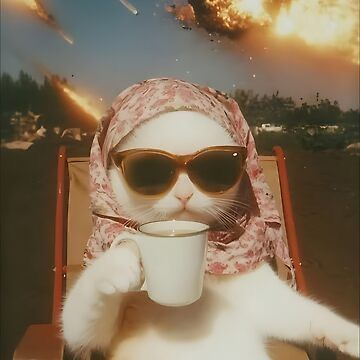
#> input picture computer vision practice/individual/p14/pic.jpg, 360 x 360 px
$ jupyter execute p14.ipynb
#> lines starting #> are read from the running program, lines starting #| are printed output that depends on the picture; long printed decimals are rounded
# Image viewer and saver
### Load an image with cv2.imread(), display it, resize it to half and to double size, and save the original as JPG, PNG and BMP.

[cell 1]
import cv2
import os
import matplotlib.pyplot as plt

[cell 2]
img=cv2.imread('pic.jpg')
#> img is the input picture: shape (360, 360, 3); mean B, G, R 93.1, 115.7, 134.9
print('shape:',img.shape)
#| shape: (360, 360, 3)
print('data type:',img.dtype)
#| data type: uint8

[cell 3]
half=cv2.resize(img,None,fx=0.5,fy=0.5,interpolation=cv2.INTER_AREA)
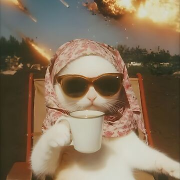
#> half: shape (180, 180, 3); mean B, G, R 93.2, 115.8, 135
double=cv2.resize(img,None,fx=2,fy=2,interpolation=cv2.INTER_CUBIC)

print('original size:',img.shape)
#| original size: (360, 360, 3)
print('half size:',half.shape)
#| half size: (180, 180, 3)
print('double size:',double.shape)
#| double size: (720, 720, 3)

[cell 4]
cv2.imwrite('half_size.jpg',half)
cv2.imwrite('double_size.jpg',double)
#> Out = True

[cell 5]
cv2.imwrite('img.jpg',img)
cv2.imwrite('img.png',img)
cv2.imwrite('img.bmp',img)
#> Out = True

[cell 6]
files=['img.jpg','img.png','img.bmp']
for f in files:
    check=cv2.imread(f)
    kb=os.path.getsize(f)/1024
    print(f,'|Shape:',check.shape,'|data type',check.dtype,'| size:',kb)
#| img.jpg |Shape: (360, 360, 3) |data type uint8 | size: 34.411

[cell 7]
fig,axes=plt.subplots(1,3,figsize=(15,5))
axes[0].imshow(cv2.cvtColor(img,cv2.COLOR_BGR2RGB))
axes[0].set_title('Original '+str(img.shape[:2]))

axes[1].imshow(cv2.cvtColor(half,cv2.COLOR_BGR2RGB))
axes[1].set_title('Half'+str(half.shape[:2]))

axes[2].imshow(cv2.cvtColor(double,cv2.COLOR_BGR2RGB))
axes[2].set_title('Double'+str(double.shape[:2]))

plt.tight_layout()
plt.savefig('p14-figure.jpg')
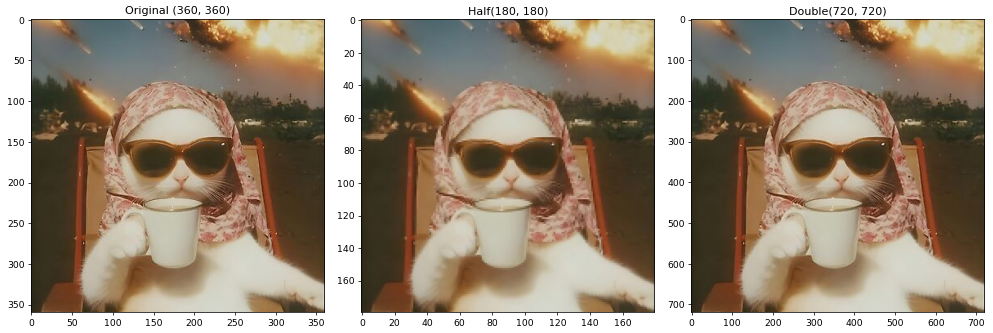
#> figure drawn by matplotlib, 3 panels
plt.show()
